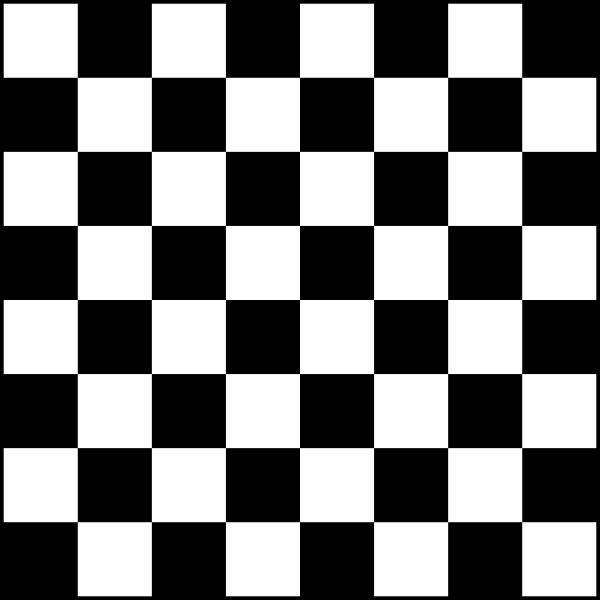
#> input picture Open_CV/assets/chessboard.png, 1200 x 1200 px (shown at 1/2 size)
$ python tutorial6_detect_corner.py
#> lines starting #> are read from the running program, lines starting #| are printed output that depends on the picture; after the words box and inside, x2 and y2 are one past the last pixel; in counts of white or black regions, pixels touching at a corner belong together
#!/usr/bin/env python3
# -*- coding: utf-8 -*-
"""
Created on Sat Apr 17 13:11:26 2021

@author: tai
"""
"""
import numpy as np
import cv2

img = cv2.imread("assets/chessboard.png")
img = cv2.resize(img, (0,0), fx=0.75, fy=0.75)
gray = cv2.cvtColor(img, cv2.COLOR_BGR2GRAY) # easier to detect the corner

N = 100 # N: number of the best corners
isCorners = 0.01 # 0->1 : depend on algorithm, Minimum Quality
minimum_distance = 10 # Minimum Euclidean Distance
corners = cv2.goodFeaturesToTrack(gray, N, isCorners, minimum_distance) # return Floating-point
corners = np.int0(corners) # Convert to integer int64, Hơi khó Hiểu
#print(corners)

for corner in corners:
    x, y = corner.ravel() # [[[0, 1, 2]]] -> [0, 1, 2] , [[1, 2], [2, 1]] -> [1, 2, 2, 1]
    cv2.circle(img, (x,y), 5, (255, 0, 0), -1)


cv2.imshow("Frame",img)
cv2.waitKey(0)
cv2.destroyAllWindows()
"""

######################################## Draw Line Between 2 corner ##########################
import numpy as np
import cv2

img = cv2.imread("assets/chessboard.png")
#> img is the input picture: shape (1200, 1200, 3); min 0, max 255, mean 124.4
img = cv2.resize(img, (0,0), fx=0.75, fy=0.75)
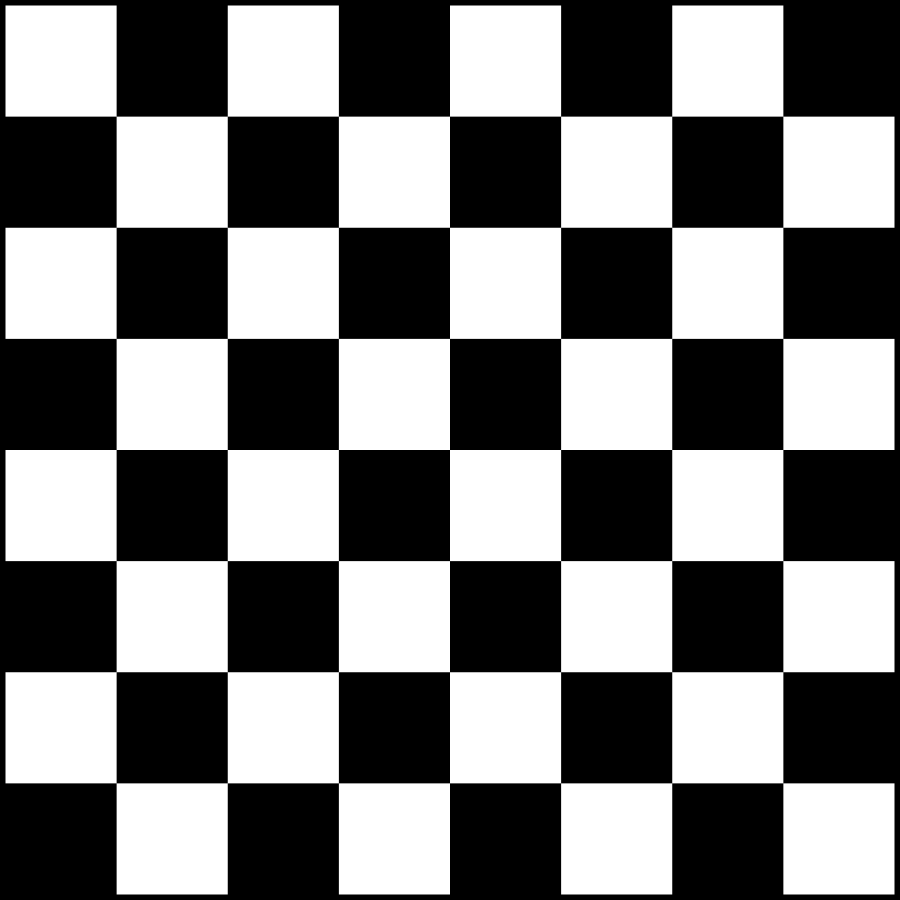
#> img: shape (900, 900, 3); min 0, max 255, mean 124.4
gray = cv2.cvtColor(img, cv2.COLOR_BGR2GRAY) # easier to detect the corner

N = 100 # N: number of the best corners
isCorners = 0.01 # 0->1 : depend on algorithm, Minimum Quality
minimum_distance = 10 # Minimum Euclidean Distance
corners = cv2.goodFeaturesToTrack(gray, N, isCorners, minimum_distance) # return Floating-point
#> corners = 79 rows, first 8: [450, 450], [449, 561], [338, 450], [561, 449], [450, 338], [339, 560], [560, 339], [560, 560]
corners = np.int0(corners) # Convert to integer int64, Hơi khó Hiểu
#print(corners)

for corner in corners:
    x, y = corner.ravel() # [[[0, 1, 2]]] -> [0, 1, 2] , [[1, 2], [2, 1]] -> [1, 2, 2, 1]
    cv2.circle(img, (x,y), 5, (255, 0, 0), -1)
#> this loop made 79 passes
#> (x, y) on passes 1 to 12: (450, 450), (449, 561), (338, 450), (561, 449), (450, 338), (339, 560), (560, 339), (560, 560), (339, 339), (450, 672), (672, 450), (227, 450)
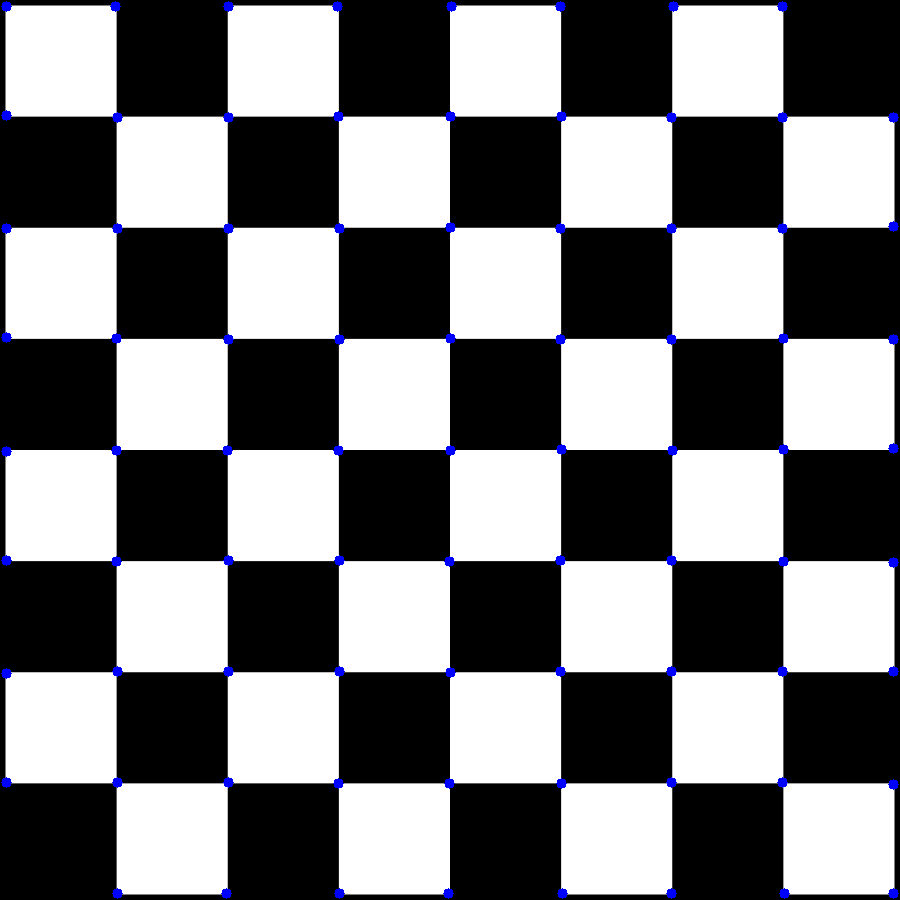
#> img: shape (900, 900, 3); 0.79% of pixels changed, all inside (x1, y1, x2, y2) = (1, 1, 899, 899)

for i in range(len(corners)):
    for j in range(i + 1 , len(corners)):
        corner1 = tuple(corners[i][0])
        corner2 = tuple(corners[j][0])
        color = tuple(map(lambda x: int(x), np.random.randint(0, 255, size = 3))) # Method 1
        color = tuple(int(x) for x in np.random.randint(0, 255, size = 3)) # Method 2
        #color = tuple(np.random.randint(0, 255, size = 3).astype(np.ubyte)) # Not Woking
        '''
        Có vẻ không có nhiều cách để tránh dùng int() của Python, data structure của nó khác.
        '''
        #print(color)
        cv2.line(img, corner1, corner2, color, 1)
#> this loop made 79 passes
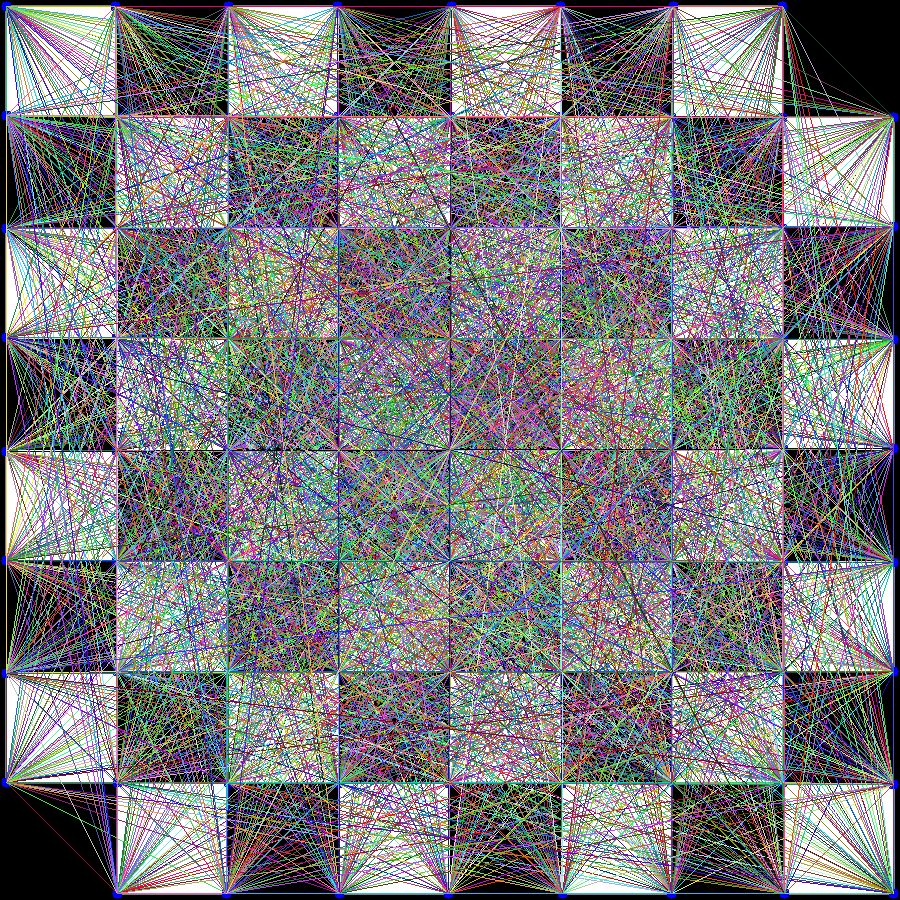
#> img: shape (900, 900, 3); mean B, G, R 124.9, 121.3, 122.7

cv2.imshow("Frame",img)
cv2.waitKey(0)
cv2.destroyAllWindows()
